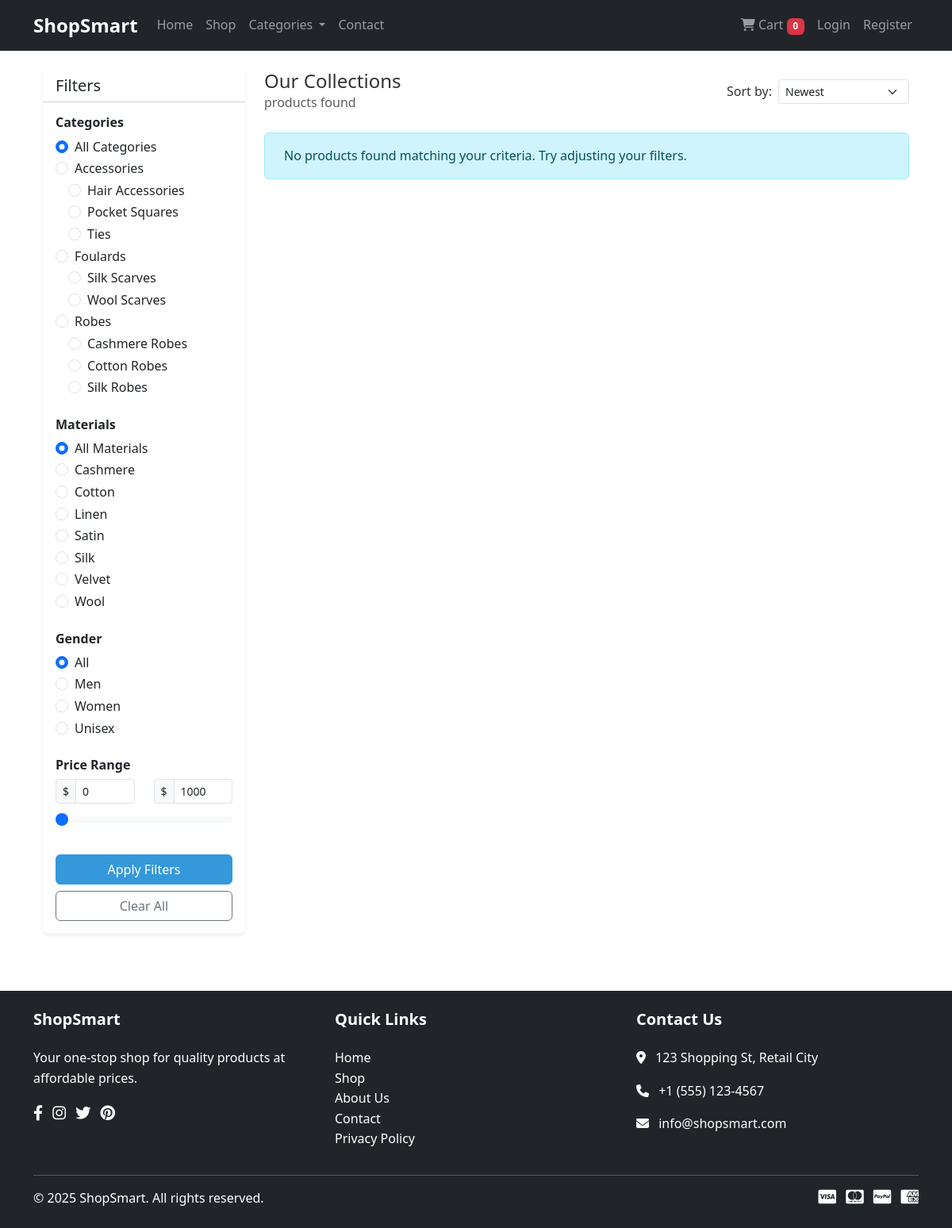
The page /shop.php on the database its author committed.
### tables this page shows
CREATE TABLE IF NOT EXISTS categories (
    id INT AUTO_INCREMENT PRIMARY KEY,
    name VARCHAR(50) NOT NULL UNIQUE,
    description TEXT NULL,
    icon VARCHAR(255) NULL,
    parent_id INT NULL,
    created_at TIMESTAMP DEFAULT CURRENT_TIMESTAMP,
    updated_at TIMESTAMP DEFAULT CURRENT_TIMESTAMP ON UPDATE CURRENT_TIMESTAMP,
    FOREIGN KEY (parent_id) REFERENCES categories(id) ON DELETE SET NULL
);

CREATE TABLE IF NOT EXISTS materials (
    id INT AUTO_INCREMENT PRIMARY KEY,
    name VARCHAR(50) NOT NULL UNIQUE,
    description TEXT NULL,
    created_at TIMESTAMP DEFAULT CURRENT_TIMESTAMP,
    updated_at TIMESTAMP DEFAULT CURRENT_TIMESTAMP ON UPDATE CURRENT_TIMESTAMP
);

### includes/functions.php (called while the page is built, shortened)
<?php
function get_all_categories($conn) {
    $sql = "SELECT * FROM categories ORDER BY name";
    $result = $conn->query($sql);
    $categories = [];
    if ($result->num_rows > 0) {
        while ($row = $result->fetch_assoc()) {
            $categories[] = $row;
        }
    }
    return $categories;
}

### shop.php (the view, shortened to what this page needs)
<?php
require_once 'includes/functions.php';
$category_id = isset($_GET['category']) ? intval($_GET['category']) : 0;
$material_id = isset($_GET['material']) ? intval($_GET['material']) : 0;
$gender = isset($_GET['gender']) ? sanitizeInput($_GET['gender']) : '';
$min_price = isset($_GET['min_price']) ? floatval($_GET['min_price']) : 0;
$max_price = isset($_GET['max_price']) ? floatval($_GET['max_price']) : 1000;
$sort_by = isset($_GET['sort']) ? sanitizeInput($_GET['sort']) : 'newest';
$base_query = "
    SELECT p.*, c.name as category_name, m.name as material_name,
    (SELECT image_url FROM product_images WHERE product_sku = p.sku AND is_primary = 1 LIMIT 1) as image
    FROM products p
    JOIN categories c ON p.category_id = c.id
    LEFT JOIN materials m ON p.material_id = m.id
    WHERE 1=1
";
$params = [];
$param_types = "";
$base_query .= " AND (p.sale_price IS NOT NULL AND p.sale_price BETWEEN ? AND ?) OR (p.sale_price IS NULL AND p.price BETWEEN ? AND ?)";
$params[] = $min_price;
$params[] = $max_price;
$params[] = $min_price;
$params[] = $max_price;
$param_types .= "dddd";
switch ($sort_by) {
    case 'newest':
    default:
        $base_query .= " ORDER BY p.created_at DESC";
}
$count_query = str_replace("p.*, c.name as category_name, m.name as material_name, (SELECT image_url FROM product_images WHERE product_sku = p.sku AND is_primary = 1 LIMIT 1) as image", "COUNT(*) as total", $base_query);
$count_query = preg_replace("/ORDER BY.*/", "", $count_query);
$products = [];
$total_items = 0;
try {
    $conn = getDbConnection();
    $stmt = $conn->prepare($count_query);
    if (!empty($param_types)) {
        $stmt->bind_param($param_types, ...$params);
    }
    $stmt->execute();
    $count_result = $stmt->get_result();
    $count_row = $count_result->fetch_assoc();
    $total_items = $count_row['total'];
    $materials = [];
    $stmt = $conn->prepare("SELECT id, name FROM materials ORDER BY name");
    $stmt->execute();
    $materials_result = $stmt->get_result();
    while ($material = $materials_result->fetch_assoc()) {
        $materials[] = $material;
    }
    $stmt = $conn->prepare("
        SELECT
            MIN(CASE WHEN sale_price IS NOT NULL THEN sale_price ELSE price END) as min_price,
            MAX(price) as max_price
        FROM products
    ");
    $stmt->execute();
    $price_result = $stmt->get_result();
    $price_range = $price_result->fetch_assoc();
    $db_min_price = floor($price_range['min_price']);
    $db_max_price = ceil($price_range['max_price']);
} catch (Exception $e) {
    logError('Shop page error: ' . $e->getMessage());
}
include 'includes/header.php';
?>
<div class="container-fluid my-4">
    <div class="row">
        <div class="col-lg-3 mb-4">
            <div class="collapse d-lg-block" id="filterSidebar">
                <div class="card shadow-sm border-0">
                    <div class="card-header bg-white">
                        <h5 class="mb-0">Filters</h5>
                    </div>
                    <div class="card-body">
                        <form id="filterForm" method="GET" action="<?php echo htmlspecialchars($_SERVER['PHP_SELF']); ?>">
                            <div class="mb-4">
                                <h6 class="fw-bold">Categories</h6>
                                <div class="form-check">
                                    <input class="form-check-input" type="radio" name="category" id="cat0" value="0" <?php echo $category_id === 0 ? 'checked' : ''; ?>>
                                    <label class="form-check-label" for="cat0">All Categories</label>
                                </div>
                                <?php
                                foreach ($categories as $category) {
                                    if ($category['parent_id'] === null) {
                                        echo '<div class="form-check">';
                                        echo '<input class="form-check-input" type="radio" name="category" id="cat' . $category['id'] . '" value="' . $category['id'] . '" ' . ($category_id === $category['id'] ? 'checked' : '') . '>';
                                        echo '<label class="form-check-label" for="cat' . $category['id'] . '">' . htmlspecialchars($category['name']) . '</label>';
                                        echo '</div>';
                                        foreach ($categories as $subcategory) {
                                            if ($subcategory['parent_id'] === $category['id']) {
                                                echo '<div class="form-check ms-3">';
                                                echo '<input class="form-check-input" type="radio" name="category" id="cat' . $subcategory['id'] . '" value="' . $subcategory['id'] . '" ' . ($category_id === $subcategory['id'] ? 'checked' : '') . '>';
                                                echo '<label class="form-check-label" for="cat' . $subcategory['id'] . '">' . htmlspecialchars($subcategory['name']) . '</label>';
                                                echo '</div>';
                                            }
                                        }
                                    }
                                }
                                ?>
                            </div>
                            <div class="mb-4">
                                <h6 class="fw-bold">Materials</h6>
                                <div class="form-check">
                                    <input class="form-check-input" type="radio" name="material" id="mat0" value="0" <?php echo $material_id === 0 ? 'checked' : ''; ?>>
                                    <label class="form-check-label" for="mat0">All Materials</label>
                                </div>
                                <?php foreach ($materials as $material): ?>
                                <div class="form-check">
                                    <input class="form-check-input" type="radio" name="material" id="mat<?php echo $material['id']; ?>"
                                           value="<?php echo $material['id']; ?>" <?php echo $material_id === $material['id'] ? 'checked' : ''; ?>>
                                    <label class="form-check-label" for="mat<?php echo $material['id']; ?>">
                                        <?php echo htmlspecialchars($material['name']); ?>
                                    </label>
                                </div>
                                <?php endforeach; ?>
                            </div>
                            <div class="mb-4">
                                <h6 class="fw-bold">Gender</h6>
                                <div class="form-check">
                                    <input class="form-check-input" type="radio" name="gender" id="genderAll" value="" <?php echo empty($gender) ? 'checked' : ''; ?>>
                                    <label class="form-check-label" for="genderAll">All</label>
                                </div>
                                <div class="form-check">
                                    <input class="form-check-input" type="radio" name="gender" id="genderMen" value="Men" <?php echo $gender === 'Men' ? 'checked' : ''; ?>>
                                    <label class="form-check-label" for="genderMen">Men</label>
                                </div>
                                <div class="form-check">
                                    <input class="form-check-input" type="radio" name="gender" id="genderWomen" value="Women" <?php echo $gender === 'Women' ? 'checked' : ''; ?>>
                                    <label class="form-check-label" for="genderWomen">Women</label>
                                </div>
                                <div class="form-check">
                                    <input class="form-check-input" type="radio" name="gender" id="genderUnisex" value="Unisex" <?php echo $gender === 'Unisex' ? 'checked' : ''; ?>>
                                    <label class="form-check-label" for="genderUnisex">Unisex</label>
                                </div>
                            </div>
                            <div class="mb-4">
                                <h6 class="fw-bold">Price Range</h6>
                                <div class="row">
                                    <div class="col-6">
                                        <div class="input-group input-group-sm">
                                            <span class="input-group-text">$</span>
                                            <input type="number" class="form-control" id="minPrice" name="min_price"
                                                   value="<?php echo $min_price; ?>" min="<?php echo $db_min_price; ?>" max="<?php echo $db_max_price; ?>">
                                        </div>
                                    </div>
                                    <div class="col-6">
                                        <div class="input-group input-group-sm">
                                            <span class="input-group-text">$</span>
                                            <input type="number" class="form-control" id="maxPrice" name="max_price"
                                                   value="<?php echo $max_price; ?>" min="<?php echo $db_min_price; ?>" max="<?php echo $db_max_price; ?>">
                                        </div>
                                    </div>
                                </div>
                                <div class="mt-2">
                                    <input type="range" class="form-range" id="priceSlider"
                                           min="<?php echo $db_min_price; ?>" max="<?php echo $db_max_price; ?>" step="10">
                                </div>
                            </div>
                            <div class="d-grid gap-2">
                                <button type="submit" class="btn btn-primary">Apply Filters</button>
                                <a href="shop.php" class="btn btn-outline-secondary">Clear All</a>
                            </div>
                        </form>
                    </div>
                </div>
            </div>
        </div>
        <div class="col-lg-9">
            <div class="d-flex justify-content-between align-items-center mb-4">
                <div>
                    <h2 class="h4 mb-0">Our Collections</h2>
                    <p class="text-muted mb-0"><?php echo $total_items; ?> products found</p>
                </div>
                <div class="d-flex align-items-center">
                    <label for="sortSelect" class="me-2 text-nowrap">Sort by:</label>
                    <select id="sortSelect" class="form-select form-select-sm" name="sort" onchange="updateSort(this.value)">
                        <option value="newest" <?php echo $sort_by === 'newest' ? 'selected' : ''; ?>>Newest</option>
                    </select>
                </div>
            </div>
            <?php if (empty($products)): ?>
                <div class="alert alert-info">
                    No products found matching your criteria. Try adjusting your filters.
                </div>
            <?php endif; ?>
        </div>
    </div>
</div>
<link rel="stylesheet" href="https://cdnjs.cloudflare.com/ajax/libs/noUiSlider/15.6.1/nouislider.min.css">
<?php include 'includes/footer.php'; ?>

### rows shown on the page
categories: category "☐ Accessories", name "Accessories"
categories: category "☐ Hair Accessories", name "Hair Accessories"
categories: category "☐ Pocket Squares", name "Pocket Squares"
categories: category "☐ Ties", name "Ties"
categories: category "☐ Foulards", name "Foulards"
categories: category "☐ Silk Scarves", name "Silk Scarves"
categories: category "☐ Wool Scarves", name "Wool Scarves"
categories: category "☐ Robes", name "Robes"
categories: category "☐ Cashmere Robes", name "Cashmere Robes"
categories: category "☐ Cotton Robes", name "Cotton Robes"
categories: category "☐ Silk Robes", name "Silk Robes"
materials: material "☐ Cashmere", name "Cashmere"
materials: material "☐ Cotton", name "Cotton"
materials: material "☐ Linen", name "Linen"
materials: material "☐ Satin", name "Satin"
materials: material "☐ Silk", name "Silk"
materials: material "☐ Velvet", name "Velvet"
materials: material "☐ Wool", name "Wool"
